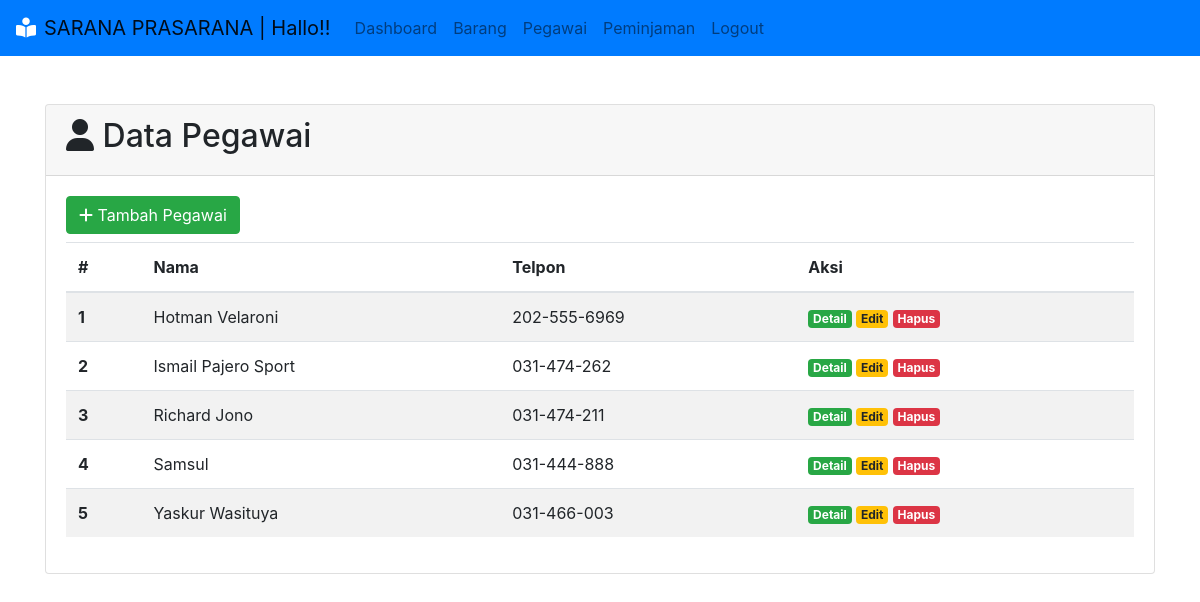
Page /pegawai/index.php (signed in) on the committed database.
### tables this page shows
CREATE TABLE `pegawai` (
  `id_pegawai` int(3) NOT NULL,
  `nama_pegawai` varchar(50) NOT NULL,
  `telp` varchar(50) NOT NULL,
  `alamat` varchar(200) NOT NULL
);

### pegawai/index.php (the view)
<?php
include '../koneksi.php';
$sql = "SELECT * FROM pegawai ORDER BY nama_pegawai";
$res = mysqli_query($koneksi, $sql);
$pegawai= array();
while ($data = mysqli_fetch_assoc($res)) {
    $pegawai[] = $data;
}
include '../aset/header.php';
?>
<div class="container">
    <div class="row mt-4">
        <div class= "col-md">
<div class="card mt-4">
  <div class="card-header">
    <h2><i class="fas fa-user"></i> Data Pegawai</h2>
  </div>
  <div class="card-body">
  <a type="button" class="btn btn-success mb-2" href="tambah-pegawai.php"> <i class="fas fa-plus"></i> Tambah Pegawai</a>
  <table class="table table-striped">
  <thead>
    <tr>
      <th scope="col">#</th>
      <th scope="col">Nama</th>
      <th scope="col">Telpon</th>
      <th scope="col">Aksi</th>
    </tr>
</thead>
  <tbody>
    <?php
        $no=1;
        foreach ($pegawai as $p) { ?>
            <tr>
                <th scope="row"><?= $no ?></th>
                <td><?=$p['nama_pegawai'] ?> </td>
                <td><?=$p['telp'] ?> </td>
                <td>
                    <a href="detail.php?id_pegawai=<?=$p['id_pegawai'] ?>" class="badge badge-success">Detail</a>
                    <a href="form-edit.php?id_pegawai=<?=$p['id_pegawai'] ?>" class="badge badge-warning">Edit</a>
                    <a href="hapus.php?id_pegawai=<?=$p['id_pegawai'] ?>" class="badge badge-danger">Hapus</a>
                </td>
            </tr>
    <?php
        $no++;
        }
    ?>
  </tbody>
</table>
  </div>
</div>
    </div>
<?php
include '../aset/footer.php';
?>

### rows in the picture
pegawai: nama_pegawai "Hotman Velaroni", telp "202-555-6969"
pegawai: nama_pegawai "Ismail Pajero Sport", telp "031-474-262"
pegawai: nama_pegawai "Richard Jono", telp "031-474-211"
pegawai: nama_pegawai "Samsul", telp "031-444-888"
pegawai: nama_pegawai "Yaskur Wasituya", telp "031-466-003"
